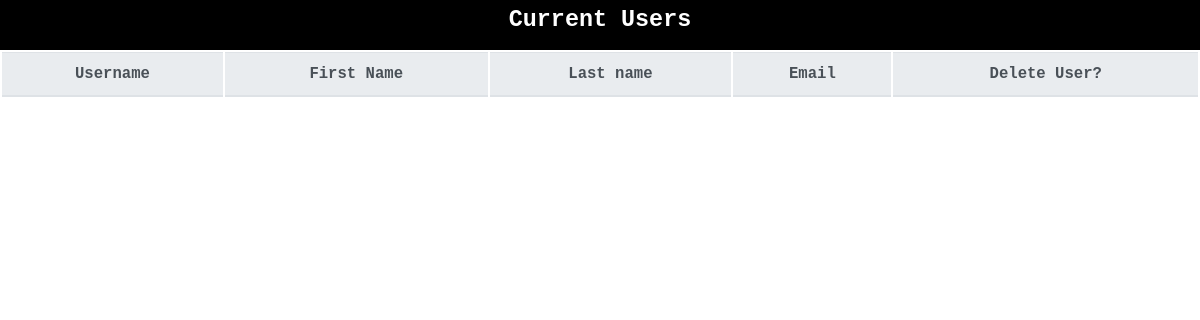
Before: /Admin/admin-edit-users.php with the older database file.
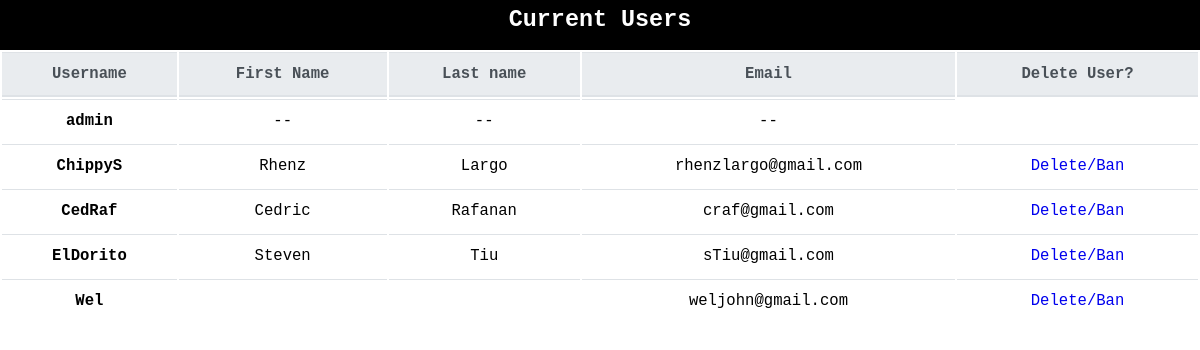
After: the same page with the newer database file.
### tables this page shows
CREATE TABLE `account_details` (
  `ID` int(11) NOT NULL,
  `Fname` varchar(50) NOT NULL,
  `Lname` varchar(50) NOT NULL,
  `Username` varchar(50) NOT NULL,
  `Email` varchar(50) NOT NULL,
  `Password` varchar(50) NOT NULL
);

### Admin/admin-edit-users.php (the view, shortened to what this page needs)
<!DOCTYPE html>
<html>
<head>
  <link href="style-admin-edit-users.css" rel="stylesheet" type="text/css" />
</head>
<body>
    <div class="header-box">
        <a href = "admin-index.html"><h2>Current Users</h2></a>
    </div>
    <table class = "table">
        <thead class = "thead-light">
            <tr>
                <th scope = "col">Username</th>
                <th scope = "col">First Name</th>
                <th scope = "col">Last name </th>
                <th scope = "col">Email</th>
                <th scope = "col">Delete User?</th>
            </tr>
        </thead>
        <tbody>
            <?php
                $getdata = "SELECT * FROM account_details";
                $result = mysqli_query($con, $getdata);
                while($data = mysqli_fetch_assoc($result)){
                    if($data['Username'] == 'admin'){
                        echo "<tr>";
                        echo  "<th scope =\"row\">" .$data['Username']. "</th>";
                        echo "<td>" .$data['Fname'];
                        echo "<td>" .$data['Lname'];
                        echo "<td>" .$data['Email'];
                        echo "</tr>";
                    }else{
                        echo "<tr>";
                        echo  "<th scope =\"row\">" .$data['Username']. "</th>";
                        echo "<td>" .$data['Fname'];
                        echo "<td>" .$data['Lname'];
                        echo "<td>" .$data['Email'];
                        echo "<td><a href=\"admin-code.php?useremail=" . $data['Email'] . "\">Delete/Ban</a></td>";
                        echo "</tr>";
                    }
                }
            ?>
</body>
</html>

### Admin/style-admin-edit-users.css (style rules this page uses)
* { list-style: none; text-decoration: none; margin: 0; padding: 0; box-sizing: border-box; }
body { margin: 0rem; font-family: monospace; font-size: 120%; }
h1, h2, h3, h4, h5 { margin: 0px; }
.header-box { box-sizing: border-box; border: 2px solid black; background-color: black; height: 50px; text-align: center; }
.header-box h2 { color: white; margin-top: 5px; }
.table { width: 100%; max-width: 100%; margin-bottom: 1rem; background-color: transparent; }
.table th, .table td { text-align: center; padding: 0.75rem; vertical-align: top; border-top: 1px solid #dee2e6; }
.table thead th { vertical-align: bottom; border-bottom: 2px solid #dee2e6; }
.table .thead-light th { color: #495057; background-color: #e9ecef; border-color: #dee2e6; }

Changed rows visible on the page:
added account_details: Username "admin", Fname "--", Lname "--", Email "--"
added account_details: Username "ChippyS", Fname "Rhenz", Lname "Largo", Email "rhenzlargo@gmail.com"
added account_details: Username "CedRaf", Fname "Cedric", Lname "Rafanan", Email "craf@gmail.com"
added account_details: Username "ElDorito", Fname "Steven", Lname "Tiu", Email "sTiu@gmail.com"
added account_details: Username "Wel", Email "weljohn@gmail.com"
